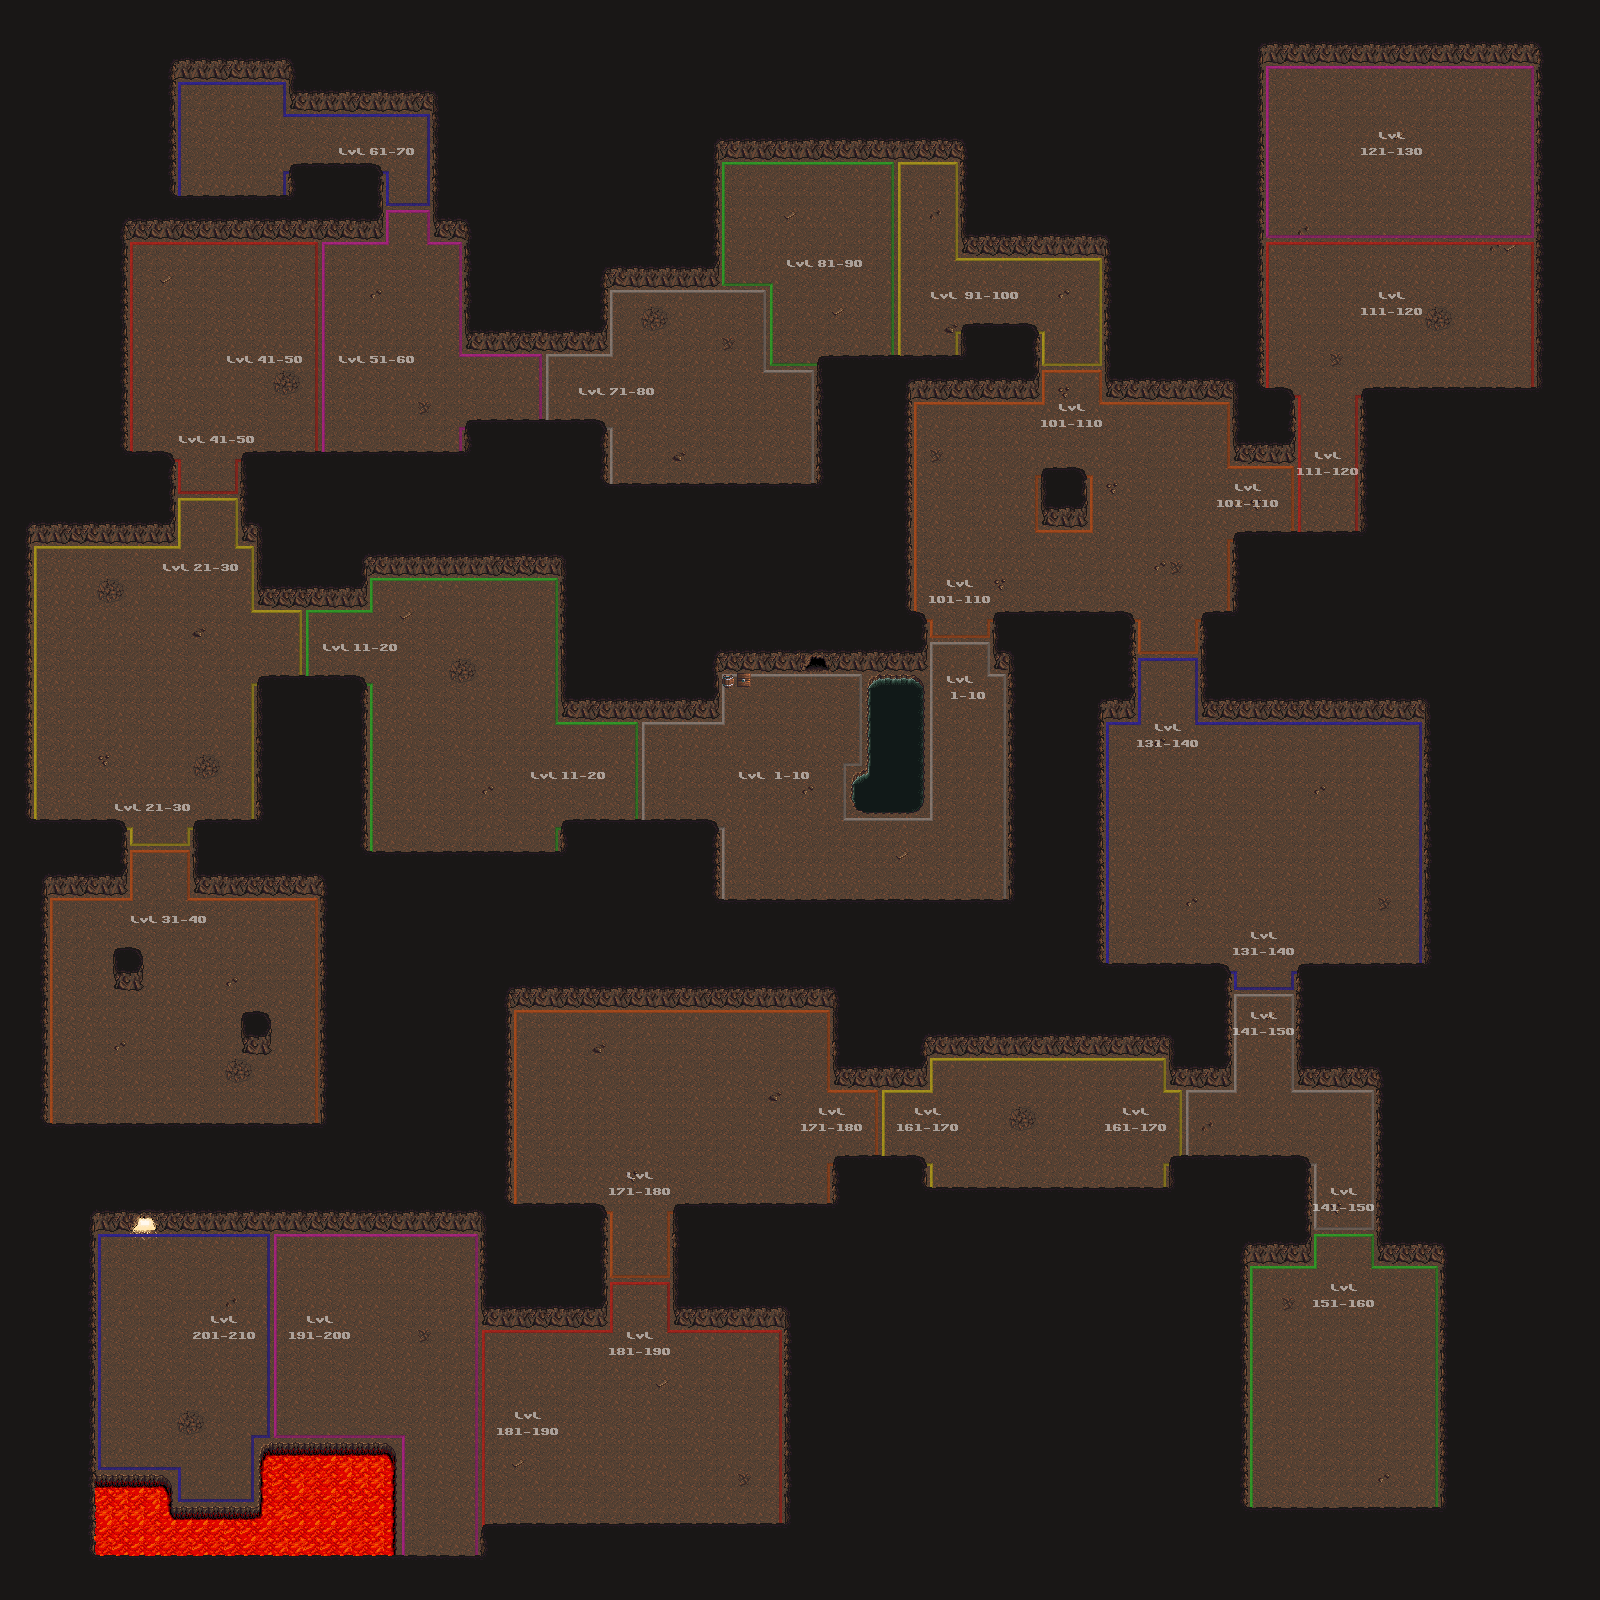

Rendered tile map (Tiled .tmx) drawn with the repository's tilesets; below, a short description and the map source with its tile grids summarised:
An orthogonal 100x100 tile map with 16x16 px tiles, 5 tile layers (floor, zones_outline, misc, annotations, ...), 2 hidden layers not drawn, 5 tilesets and 2 objects (final_boss_and_end_gate, spawnpoint_leftcorner).

<map version="1.9" tiledversion="1.9.0" orientation="orthogonal" renderorder="right-down" width="100" height="100" tilewidth="16" tileheight="16" infinite="0" backgroundcolor="#191716" nextlayerid="12" nextobjectid="34">
 <tileset firstgid="1" source="cave.tsx" />
 <tileset firstgid="271" source="objects.tsx" />
 <tileset firstgid="320" name="debug" tilewidth="16" tileheight="16" tilecount="32" columns="8">
  <image source="debug.png" width="128" height="64" />
  <tile id="0">
   <properties>
    <property name="level" type="int" value="0" />
   </properties>
  </tile>
  <tile id="1">
   <properties>
    <property name="level" type="int" value="1" />
   </properties>
  </tile>
  <tile id="2">
   <properties>
    <property name="level" type="int" value="2" />
   </properties>
  </tile>
  <tile id="3">
   <properties>
    <property name="level" type="int" value="3" />
   </properties>
  </tile>
  <tile id="4">
   <properties>
    <property name="level" type="int" value="4" />
   </properties>
  </tile>
  <tile id="5">
   <properties>
    <property name="level" type="int" value="5" />
   </properties>
  </tile>
  <tile id="6">
   <properties>
    <property name="level" type="int" value="6" />
   </properties>
  </tile>
  <tile id="7">
   <properties>
    <property name="level" type="int" value="7" />
   </properties>
  </tile>
  <tile id="8">
   <properties>
    <property name="level" type="int" value="8" />
   </properties>
  </tile>
  <tile id="9">
   <properties>
    <property name="level" type="int" value="9" />
   </properties>
  </tile>
  <tile id="10">
   <properties>
    <property name="level" type="int" value="10" />
   </properties>
  </tile>
  <tile id="11">
   <properties>
    <property name="level" type="int" value="11" />
   </properties>
  </tile>
  <tile id="12">
   <properties>
    <property name="level" type="int" value="12" />
   </properties>
  </tile>
  <tile id="13">
   <properties>
    <property name="level" type="int" value="13" />
   </properties>
  </tile>
  <tile id="14">
   <properties>
    <property name="level" type="int" value="14" />
   </properties>
  </tile>
  <tile id="15">
   <properties>
    <property name="level" type="int" value="15" />
   </properties>
  </tile>
  <tile id="16">
   <properties>
    <property name="level" type="int" value="16" />
   </properties>
  </tile>
  <tile id="17">
   <properties>
    <property name="level" type="int" value="17" />
   </properties>
  </tile>
  <tile id="18">
   <properties>
    <property name="level" type="int" value="18" />
   </properties>
  </tile>
  <tile id="19">
   <properties>
    <property name="level" type="int" value="19" />
   </properties>
  </tile>
  <tile id="20">
   <properties>
    <property name="level" type="int" value="20" />
   </properties>
  </tile>
  <tile id="21">
   <properties>
    <property name="level" type="int" value="21" />
   </properties>
  </tile>
  <tile id="22">
   <properties>
    <property name="level" type="int" value="22" />
   </properties>
  </tile>
  <tile id="23">
   <properties>
    <property name="level" type="int" value="23" />
   </properties>
  </tile>
  <tile id="24">
   <properties>
    <property name="level" type="int" value="24" />
   </properties>
  </tile>
  <tile id="25">
   <properties>
    <property name="level" type="int" value="25" />
   </properties>
  </tile>
  <tile id="26">
   <properties>
    <property name="level" type="int" value="26" />
   </properties>
  </tile>
  <tile id="27">
   <properties>
    <property name="level" type="int" value="27" />
   </properties>
  </tile>
  <tile id="28">
   <properties>
    <property name="level" type="int" value="28" />
   </properties>
  </tile>
  <tile id="29">
   <properties>
    <property name="level" type="int" value="29" />
   </properties>
  </tile>
  <tile id="30">
   <properties>
    <property name="level" type="int" value="30" />
   </properties>
  </tile>
  <tile id="31">
   <properties>
    <property name="level" type="int" value="31" />
   </properties>
  </tile>
 </tileset>
 <tileset firstgid="352" name="zonesOutlines" tilewidth="16" tileheight="16" tilecount="120" columns="12">
  <image source="zonesOutlines.png" width="192" height="160" />
 </tileset>
 <tileset firstgid="472" source="tileset_lvl.tsx" />
 <layer id="2" name="floor" width="100" height="100" locked="1">
  <properties>
   <property name="collide" type="bool" value="false" />
  </properties>
  <data>[10000 cells, 5332 non-empty, 41 distinct tile ids]</data>
 </layer>
 <layer id="6" name="zones_outline" width="100" height="100" locked="1">
  <properties>
   <property name="collide" type="bool" value="false" />
  </properties>
  <data>[10000 cells, 1330 non-empty, 84 distinct tile ids]</data>
 </layer>
 <layer id="8" name="misc" width="100" height="100" locked="1">
  <data>[10000 cells, 0 non-empty, 0 distinct tile ids]</data>
 </layer>
 <layer id="10" name="annotations" width="100" height="100">
  <data>[10000 cells, 185 non-empty, 77 distinct tile ids]</data>
 </layer>
 <layer id="3" name="walls" width="100" height="100" locked="1">
  <properties>
   <property name="collide" type="bool" value="false" />
  </properties>
  <data>[10000 cells, 1390 non-empty, 35 distinct tile ids]</data>
 </layer>
 <objectgroup id="11" name="objets" visible="0">
  <object id="28" name="final_boss_and_end_gate" x="128" y="1232" width="32" height="8" />
  <object id="33" name="spawnpoint_leftcorner" x="810" y="664">
   <properties>
    <property name="tutu" value="810,664" />
   </properties>
   <point />
  </object>
 </objectgroup>
 <layer id="4" name="collisions" width="100" height="100" visible="0" locked="1">
  <properties>
   <property name="collide" type="bool" value="true" />
  </properties>
  <data>[10000 cells, 5646 non-empty, 1 distinct tile ids]</data>
 </layer>
 <layer id="5" name="levels zones" width="100" height="100" visible="0" locked="1" opacity="0.2">
  <properties>
   <property name="collide" type="bool" value="false" />
  </properties>
  <data>[10000 cells, 4824 non-empty, 21 distinct tile ids]</data>
 </layer>
</map>
